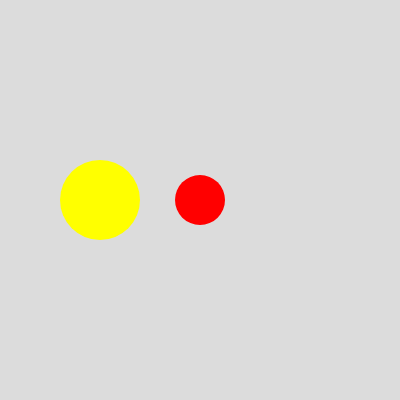
Frame 1 (no input)
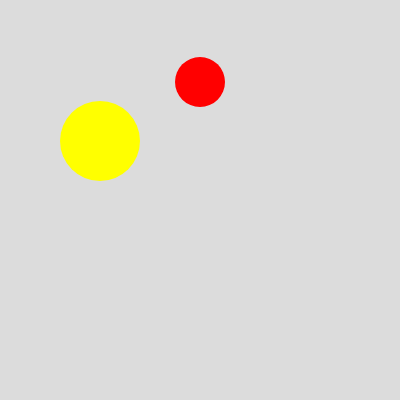
Frame 60 (no input)
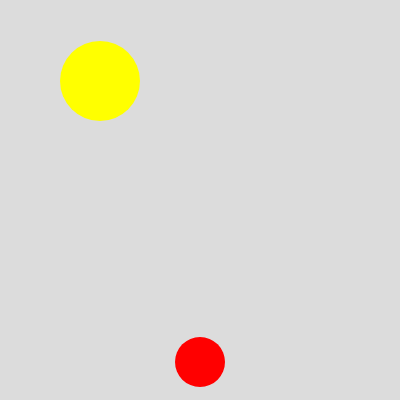
Frame 120 (the mouse pressed at the canvas centre since frame 60)

The p5.js sketch that drew these frames (run headless with seeded random() and noise() and a simulated clock; from frame 60 on, the mouse is pressed at the canvas centre):

// p5.js sketch
// ── sketch.js

// an object
let myCircle1 = {
  xpos: 200,
  ypos: 200,
  speed: -2,
  size: 50,
};
let myCircle2 = {
  xpos: 100,
  ypos: 200,
  speed: -1,
  size: 80,
};

function setup() {
  createCanvas(400, 400);
}

function draw() {
  background(220);
  noStroke();
  fill(255, 0, 0);
  draw_circle(myCircle1);
  fill(255, 255, 0);
  draw_circle(myCircle2);
}
function draw_circle(myc) {
  circle(myc.xpos, myc.ypos, myc.size);
  myc.ypos = (myc.ypos + myc.speed + height) % height;
  // console.log('myCircle.ypos', myCircle.ypos);
}
// https://editor.p5js.org/jht1493/sketches/e190hgdMU
// ICM-06 Example - ICM 21 Week 2 - Object Literal wrap

// https://editor.p5js.org/jht1493/sketches/4_VOFzrq8
// https://editor.p5js.org/enickles/sketches/ANfj8SGBd
// ICM-06 Example - ICM 21 Week 2 - Object Literal
